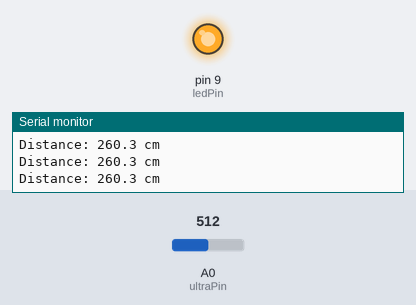
The sketch below on a simulated Arduino Uno, built with avr-gcc and run on an emulated ATmega328P. Shown: output pins drawn as LEDs (lit = HIGH), the last lines printed to the serial monitor. The inputs (shaded band) are chosen by the test bench; at power-on: A0 (ultraPin) = 512.

Above: at 1.2 s.
1.3 s: A0 (ultraPin) set to 0
At 2.6 s:
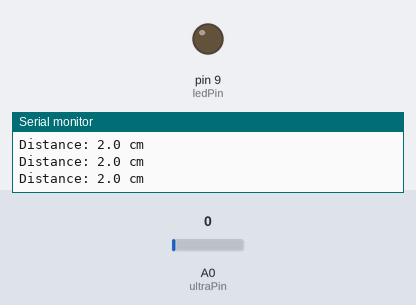
2.9 s: A0 (ultraPin) set to 4
4.4 s: A0 (ultraPin) set to 7
At 5.7 s:
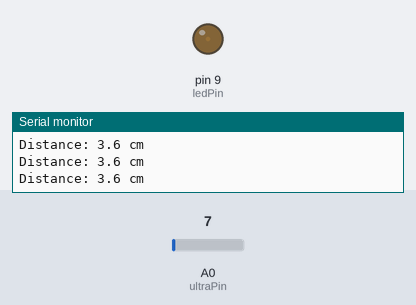
6.0 s: A0 (ultraPin) set to 122
At 7.3 s:
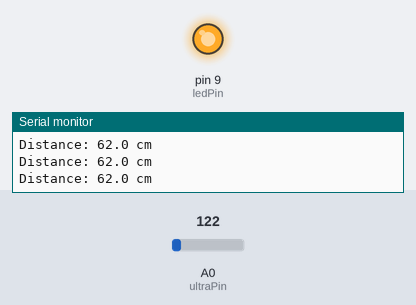
Timing chart, 0 to 8.6 s (numbered marks = the images above; inputs shaded):
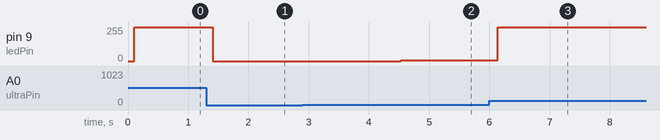

Measured:
- after the input at 1.3 s, pin 9 (ledPin): 255/255 → 0/255 after 0.11 s
- after the input at 4.4 s, pin 9 (ledPin): 0/255 → 5/255 after 0.13 s
- after the input at 6.0 s, pin 9 (ledPin): 5/255 → 255/255 after 0.14 s

The sketch:

sketch_mar13a.ino
```cpp
const int ultraPin = A0;

int ledPin = 9;

void setup() {
  Serial.begin(9600);

}

void loop() {
  int duration = analogRead(ultraPin);          // 0..1023
  float distanceCM = (duration * 520.0) / 1023.0; // per DFRobot
  // Optional clamp if you like
  if (distanceCM < 2) distanceCM = 2;
  if (distanceCM > 500) distanceCM = 500;


  Serial.print("Distance: ");
  Serial.print(distanceCM, 1);
  Serial.println(" cm");
  delay(100);
  int brightness = map(distanceCM,2,50,0,255);
  analogWrite(ledPin, brightness);

}
```
